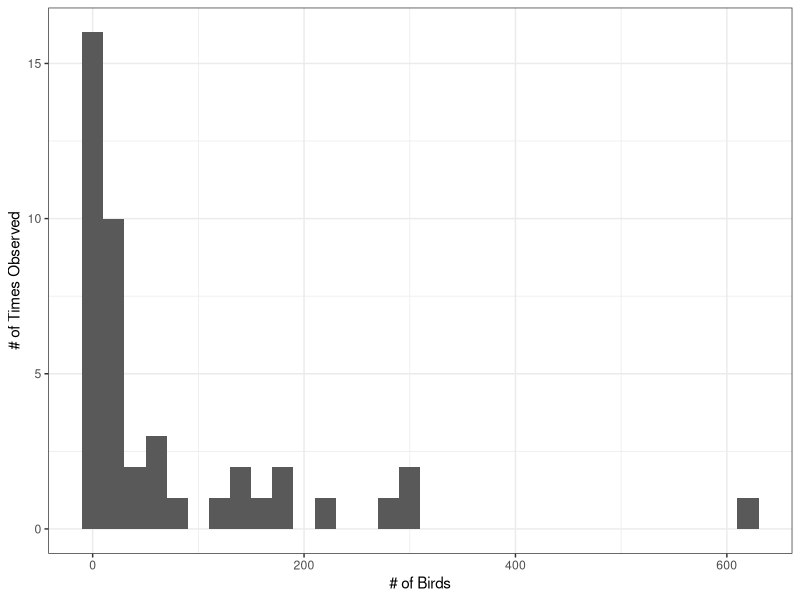
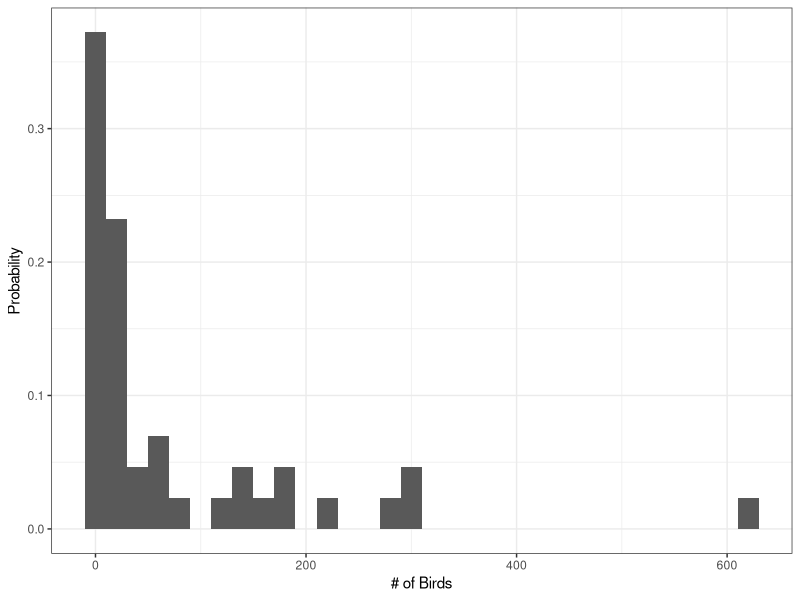
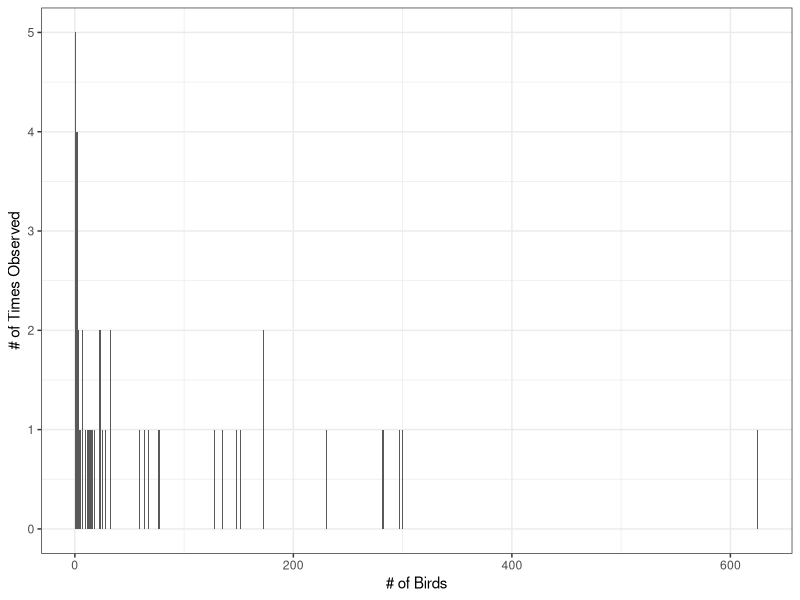
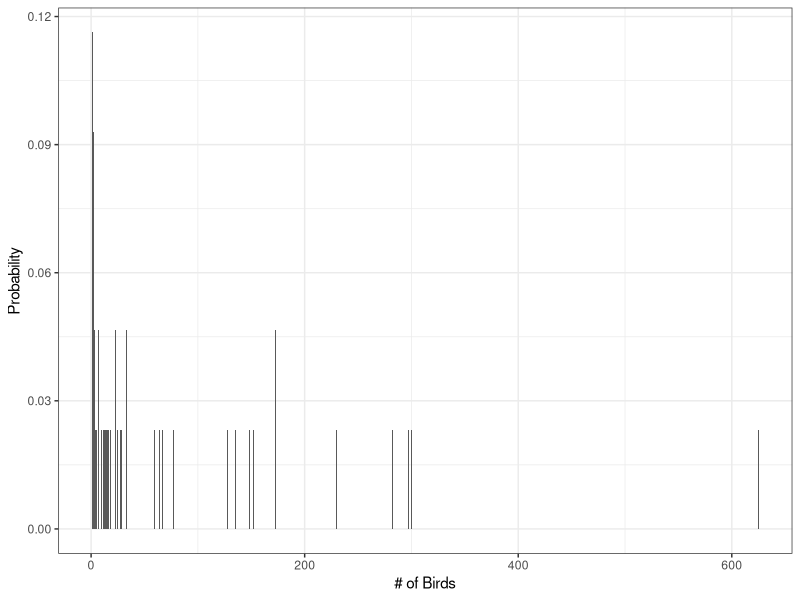
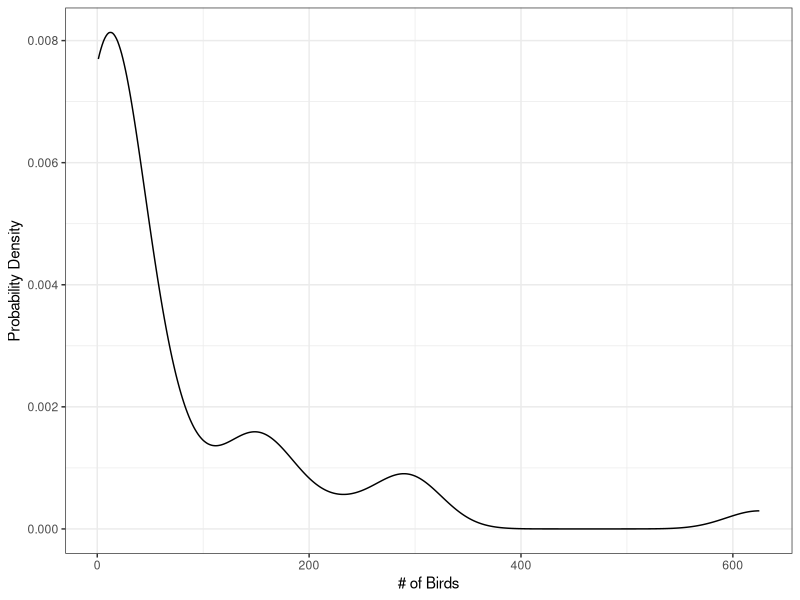
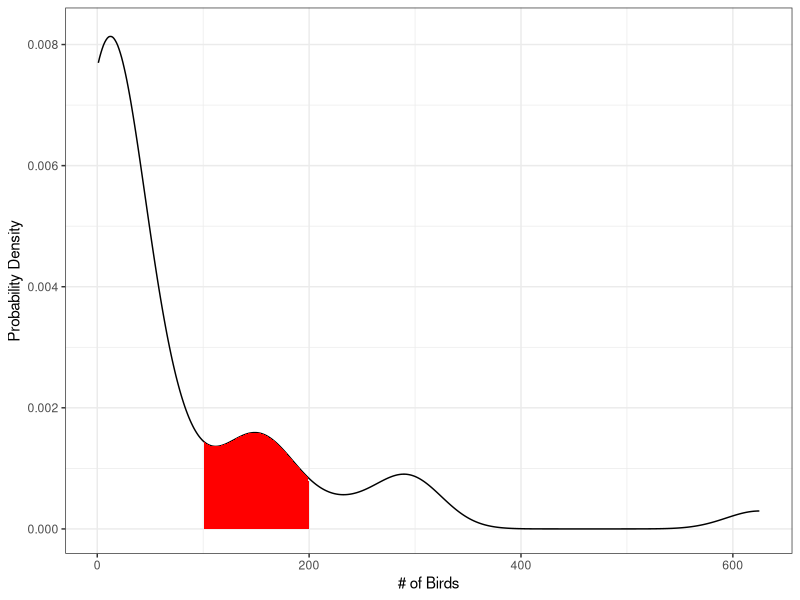
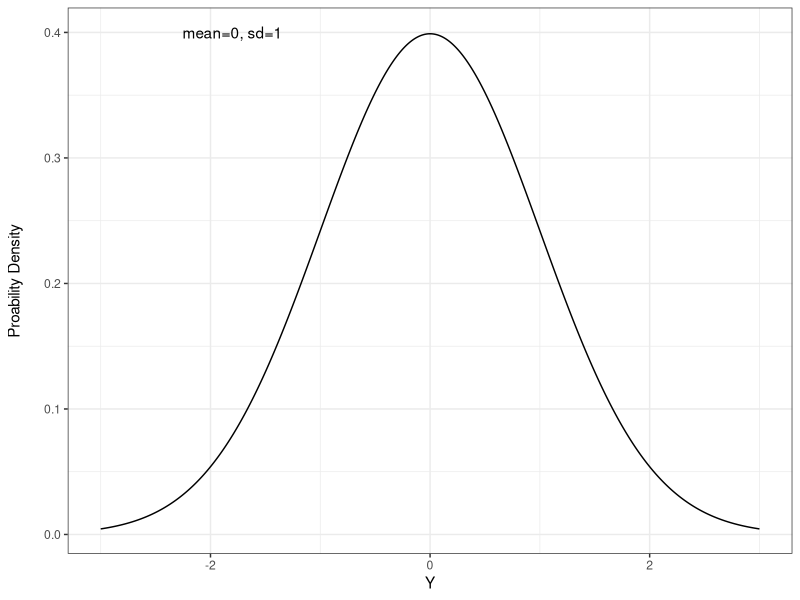
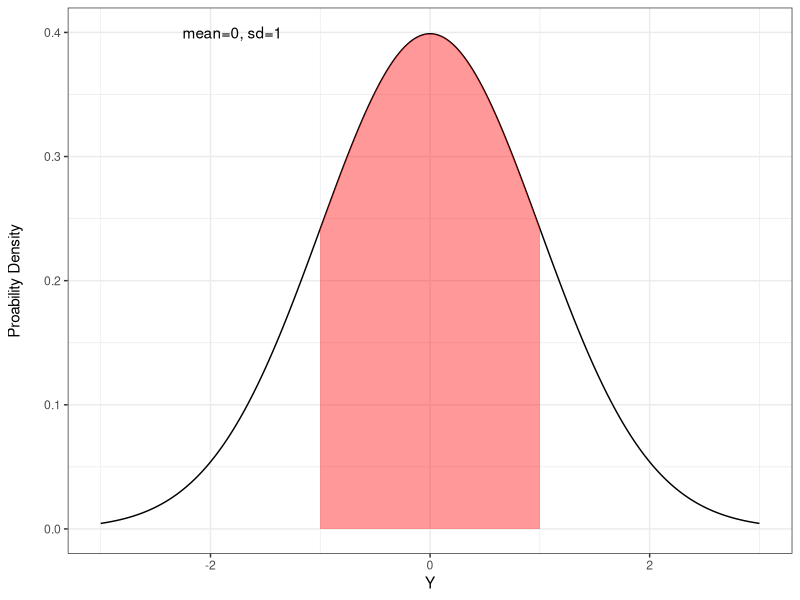

Reproduce these figures in R, in order. (Note: this script raises an error after producing the figures.)
################################################
### R Code for Lecture 7 - Probability Distributions
###   
###
### Last Modified 9/21/2012
###
### Changelog:
### 
################################################

## @knitr lecture7prep
library(ggplot2)
bird<-read.csv("./data/02e1bDesertBirdCensus.csv")

########
### Probabilty Distributions
########

## @knitr freqDist1

bplot<-ggplot(data=bird, aes(x=Count))+xlab("# of Birds") + theme_bw()
bplot+geom_histogram(binwidth=20)  + ylab("# of Times Observed") 


## @knitr freqDist2
bplot+geom_histogram(aes(y=..density..*20), binwidth=20)  + ylab("Probability") 


## @knitr freqDist3
bplot+geom_histogram(binwidth=1) + ylab("# of Times Observed") 


## @knitr freqDist4
bplot+geom_histogram(aes(y=..density..), binwidth=1)  + ylab("Probability") 


## @knitr birdDensity1
bplot+geom_density() + ylab("Probability Density") 

## @knitr birdDensityP
#area with density approach gakked from http://codealamode.blogspot.com/2012/04/density-plots-and-histograms-in-ggplot2.html
dd <- with(density(bird$Count),data.frame(x,y))

bplot+geom_density() + ylab("Probability Density") + 
  geom_area(data=dd, aes(x=ifelse(x>100 & x<200, x, 200), y=y), fill="red") +
  ylim(c(0,0.0082))


## @knitr normal
vals<-seq(-3,3,.01)
normPlot<-ggplot(mapping = aes(x=vals, y=dnorm(vals))) +
  geom_line() +
  xlab("Y") +
  ylab("Proability Density\n") +
  theme_bw() + annotate(geom="text", x=-1.8, y= 0.4, label="mean=0, sd=1")

normPlot 

## @knitr normalSD1
normPlot + geom_area(mapping = (aes(x=seq(-1,1,.01), y=dnorm(seq(-1,1,.01)))), fill="red", alpha=0.4)

## @knitr normalSD2
normPlot + geom_area(mapping = (aes(x=seq(-1,1,.01), y=dnorm(seq(-1,1,.01)))), fill="red", alpha=0.4) +
  geom_area(mapping = (aes(x=seq(-2,-1,.01), y=dnorm(seq(-2,-1,.01)))), fill="blue", alpha=0.4) +
  geom_area(mapping = (aes(x=seq(1,2,.01), y=dnorm(seq(1,2,.01)))), fill="blue", alpha=0.4) 


## @knitr pnormPlot
normPlot + geom_area(mapping = (aes(x=seq(-3,-1,.01), y=dnorm(seq(-3,-1,.01)))), fill="purple", alpha=0.4)

## @knitr qnormPlot
ggplot(mapping = aes(y=seq(0,1,.01), x=qnorm(seq(0,1,.01)))) + 
  geom_line() + 
  ylim(0,1) + 
  theme_bw() +
  xlab("Y") +
  ylab("Quantile\n")


## @knitr pnormVqnorm
pnorm(-1)
qnorm(pnorm(-1))
qnorm(0.025)

## @knitr logNorm
ggplot(mapping = aes(x=exp(vals), y=dlnorm(exp(vals)))) +
  geom_line() +
  xlab("Y") +
  ylab("Proability Density\n") +
  theme_bw()

## @knitr gamma1
valsG<-seq(0,15,.01)

gammaPlot<-ggplot(mapping=aes(x=valsG, y=dgamma(valsG, shape = 2, scale=2))) +
  geom_line()+
  xlab("Y") +
  ylab("Proability Density\n") +
  theme_bw()

gammaPlot

## @knitr gamma2
gammaPlot + geom_line(aes(y=dgamma(valsG, shape = 5, scale=2)), color="red") +
  annotate("text", x=10, y=0.2, label="Shape = 2, scale = 2")+
  annotate("text", x=10, y=0.15, label="Shape = 5, scale = 2", color="red")

## @knitr gamma3
gammaPlot + geom_line(aes(y=dgamma(valsG, shape = 2, scale=3)), color="red")+
  annotate("text", x=10, y=0.2, label="Shape = 2, scale = 2")+
  annotate("text", x=10, y=0.15, label="Shape = 2, scale = 3", color="red")

## @knitr poissonPlot
valsP<-0:30
poisPlot1<-ggplot(mapping=aes(x=factor(valsP), y=dpois(valsP, 5))) +
  geom_bar(width=0.1)+
  scale_x_discrete("Y", breaks=seq(0,30,3))+
  ylab("Proability Density") +
  theme_bw()

poisPlot1

## @knitr poisson2
poisPlot1 + geom_bar(mapping=aes(y=dpois(0:30, 15)), fill="red", width=0.1)


## @knitr poisson3
poisPlot1 +  geom_line(mapping=(aes(x=seq(0,15,.01), y=dnorm(seq(0,15,.01), 5.5,sqrt(5)))), color="blue")



## @knitr binomPlot
valsB<-0:20
binB<-dbinom(valsB, 20, 0.3)
binB2<-dbinom(valsB, 20, 0.8)
binomPlot1<-ggplot(mapping=aes(x=factor(valsB), y=binB)) +
  geom_bar(width=0.1)+
  scale_x_discrete("Y", breaks=seq(0,20,2))+
  ylab("Proability Density") +
  theme_bw()

binomPlot1

## @knitr binomPlot2
binomPlot1 + geom_bar(aes(y=binB2), fill="red", width=0.1)

## @knitr dbinomPlot
nbin1<-dnbinom(0:34, 5, 0.3)
nbPlot<-ggplot(mapping=aes(x=factor(0:34), y=nbin1)) +
  geom_bar(width=0.1)+
  scale_x_discrete("Y", breaks=seq(0,36,3))+
  ylab("Proability Density") +
  theme_bw()

nbPlot